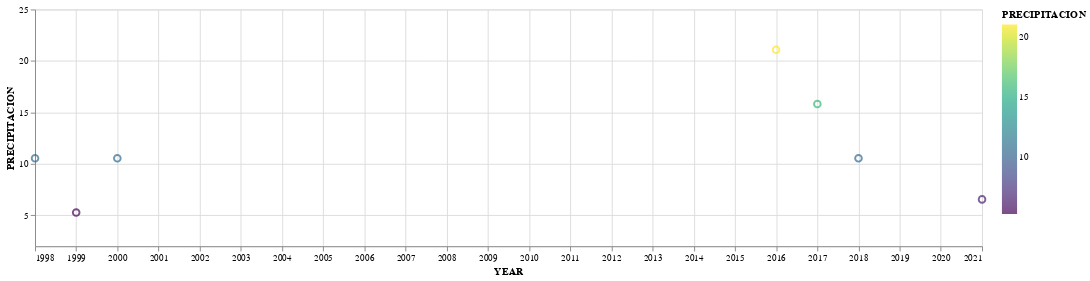

The cell this chart's notebook holds for it:
### Code cell
# Convertir la columna 'YEAR' a tipo de dato datetime
df_muestreo3['YEAR'] = pd.to_datetime(df_muestreo3['YEAR'], format='%Y')

# Crear gráfico con Altair
base = alt.Chart(df_muestreo3).encode(
    x='YEAR:T',
    y=alt.Y('PRECIPITACION:Q', title='PRECIPITACION', scale=alt.Scale(domain=[2, 25])),
    color=alt.Color('PRECIPITACION:Q', scale=alt.Scale(scheme='viridis')),
    tooltip=[
        alt.Tooltip('YEAR:T', title='YEAR'),
        alt.Tooltip('PRECIPITACION:Q', title='PRECIPITACION')]
).properties(width=1000, height=250)

# Puntos
points = base.mark_point(size=50)

# Tendencia
tendencia = base.transform_regression('YEAR', 'PRECIPITACION').mark_line(color='red', size=1.2)
# Filtrar el rango deseado en el eje y
filtered_chart = (points + tendencia).transform_filter(
    (alt.datum['PRECIPITACION'] >= 2) & (alt.datum['PRECIPITACION'] <= 25)
)


# Mostrar el gráfico
filtered_chart

### Figure 1 — Vega-Lite specification as saved in the notebook (floating-point values rounded to 4 significant figures)
{"config": {"view": {"continuousWidth": 400, "continuousHeight": 300}}, "layer": [{"mark": {"type": "point", "size": 50}, "encoding": {"color": {"field": "PRECIPITACION", "scale": {"scheme": "viridis"}, "type": "quantitative"}, "tooltip": [{"field": "YEAR", "title": "YEAR", "type": "temporal"}, {"field": "PRECIPITACION", "title": "PRECIPITACION", "type": "quantitative"}], "x": {"field": "YEAR", "type": "temporal"}, "y": {"field": "PRECIPITACION", "scale": {"domain": [2, 25]}, "title": "PRECIPITACION", "type": "quantitative"}}, "height": 250, "width": 1000}, {"mark": {"type": "line", "color": "red", "size": 1.2}, "encoding": {"color": {"field": "PRECIPITACION", "scale": {"scheme": "viridis"}, "type": "quantitative"}, "tooltip": [{"field": "YEAR", "title": "YEAR", "type": "temporal"}, {"field": "PRECIPITACION", "title": "PRECIPITACION", "type": "quantitative"}], "x": {"field": "YEAR", "type": "temporal"}, "y": {"field": "PRECIPITACION", "scale": {"domain": [2, 25]}, "title": "PRECIPITACION", "type": "quantitative"}}, "height": 250, "transform": [{"on": "YEAR", "regression": "PRECIPITACION"}], "width": 1000}], "data": {"name": "data-31274e57a8348666d4f97dbf435c6871"}, "transform": [{"filter": "((datum['PRECIPITACION'] >= 2) && (datum['PRECIPITACION'] <= 25))"}], "$schema": "https://vega.github.io/schema/vega-lite/v4.17.0.json", "datasets": {"data-31274e57a8348666d4f97dbf435c6871": [{"YEAR": "1991-01-01T00:00:00", "PRECIPITACION": 0.0}, {"YEAR": "1992-01-01T00:00:00", "PRECIPITACION": 0.0}, {"YEAR": "1993-01-01T00:00:00", "PRECIPITACION": 0.0}, {"YEAR": "1994-01-01T00:00:00", "PRECIPITACION": 0.0}, {"YEAR": "1995-01-01T00:00:00", "PRECIPITACION": 0.0}, {"YEAR": "1996-01-01T00:00:00", "PRECIPITACION": 0.0}, {"YEAR": "1997-01-01T00:00:00", "PRECIPITACION": 0.0}, {"YEAR": "1998-01-01T00:00:00", "PRECIPITACION": 10.54}, {"YEAR": "1999-01-01T00:00:00", "PRECIPITACION": 5.27}, {"YEAR": "2000-01-01T00:00:00", "PRECIPITACION": 10.54}, {"YEAR": "2001-01-01T00:00:00", "PRECIPITACION": 0.0}, {"YEAR": "2002-01-01T00:00:00", "PRECIPITACION": 0.0}, {"YEAR": "2003-01-01T00:00:00", "PRECIPITACION": 0.0}, {"YEAR": "2004-01-01T00:00:00", "PRECIPITACION": 0.0}, {"YEAR": "2005-01-01T00:00:00", "PRECIPITACION": 0.0}, {"YEAR": "2006-01-01T00:00:00", "PRECIPITACION": 0.0}, {"YEAR": "2007-01-01T00:00:00", "PRECIPITACION": 0.0}, {"YEAR": "2008-01-01T00:00:00", "PRECIPITACION": 0.0}, {"YEAR": "2009-01-01T00:00:00", "PRECIPITACION": 0.0}, {"YEAR": "2010-01-01T00:00:00", "PRECIPITACION": 0.0}, {"YEAR": "2011-01-01T00:00:00", "PRECIPITACION": 0.0}, {"YEAR": "2012-01-01T00:00:00", "PRECIPITACION": 0.0}, {"YEAR": "2013-01-01T00:00:00", "PRECIPITACION": 0.0}, {"YEAR": "2014-01-01T00:00:00", "PRECIPITACION": 0.0}, {"YEAR": "2015-01-01T00:00:00", "PRECIPITACION": 0.0}, {"YEAR": "2016-01-01T00:00:00", "PRECIPITACION": 21.08}, {"YEAR": "2017-01-01T00:00:00", "PRECIPITACION": 15.81}, {"YEAR": "2018-01-01T00:00:00", "PRECIPITACION": 10.54}, {"YEAR": "2019-01-01T00:00:00", "PRECIPITACION": 0.0}, {"YEAR": "2020-01-01T00:00:00", "PRECIPITACION": 0.0}, {"YEAR": "2021-01-01T00:00:00", "PRECIPITACION": 6.55}]}}
